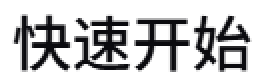
#> input picture assets/doubao.bmp, 129 x 42 px (shown 2 times larger)
$ python -i coord_template_capture.py   (imports and definitions only)
#> lines starting #> are read from the running program, lines starting #| are printed output that depends on the picture; after the words box and inside, x2 and y2 are one past the last pixel; in counts of white or black regions, pixels touching at a corner belong together
"""
传奇私服坐标数字模板截取工具

核心改进：利用V通道（亮度）投影分割字符，而不是等宽分割。
- V>130 高亮度像素用于找字符边界（文字核心+亮描边）
- V>80 提取完整字符形状（包含彩色描边暗部）
- 形态学闭运算连接断裂像素

用法：
  python coord_template_capture.py --x 100 --y 200 --width 80 --height 20 --label "340:334"
"""

import argparse
import sys
from pathlib import Path

ROOT_DIR = Path(__file__).resolve().parent.parent
TEMPLATE_DIR = ROOT_DIR / "assets" / "coord_templates"


# [4 lines left out: function capture_region, not called in this run]


def preprocess_and_split(image):
    """Preprocess screenshot and split into individual character segments.

    Algorithm (robust for colored-glow game font):
    1. Use HSV V channel; bright core pixels (V>=150) mark text.
    2. Find text rows (exclude full-bright border rows and empty bg rows).
    3. Project bright pixels WITHIN text rows; split at zero columns.
    4. Crop grayscale V channel per character for template/matching.

    Returns (char_crops, debug_mask, text_row_range).
    """
    import cv2
    import numpy as np

    arr = np.array(image)
    if arr.ndim == 3:
        bgr = cv2.cvtColor(arr, cv2.COLOR_RGB2BGR)
#> bgr is the input picture: shape (42, 129, 3); mean B, G, R 198.4, 197.5, 197.5
        hsv = cv2.cvtColor(bgr, cv2.COLOR_BGR2HSV)
#> hsv: shape (42, 129, 3); mean H, S, V 36.8, 11, 198.4
    else:
        gray = arr
        hsv = cv2.cvtColor(cv2.cvtColor(gray, cv2.COLOR_GRAY2BGR), cv2.COLOR_BGR2HSV)

    v = hsv[:, :, 2]
    h_img, w_img = v.shape
#> h_img = 42; w_img = 129

    bright = (v >= 150).astype(np.uint8)
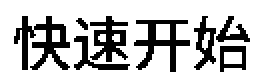
#> bright: shape (42, 129) (shown 2 times larger); values 0 (black) and 1 (white), 75.8% white; 8 black regions (1 under 20 px), largest, box (x1, y1, x2, y2) and area: (7, 8, 35, 35) 343, (67, 10, 95, 36) 273, (45, 8, 64, 31) 223

    # Text rows: rows with a moderate number of bright pixels
    # (border rows are nearly all-bright; background rows are nearly empty)
    row_proj = np.sum(bright, axis=1)
#> row_proj = 42 values, max 129 at index 0, min 52 at index 21, mean 97.81
    text_rows = [y for y in range(h_img) if 3 <= row_proj[y] <= w_img * 0.6]
#> text_rows = [11, 12, 14, 15, 18, 19, 20, 21, 22, 23, 32, 33]
    if not text_rows:
        return [], bright, (0, h_img)
    y1 = max(0, min(text_rows) - 1)
#> y1 = 10
    y2 = min(h_img, max(text_rows) + 2)
#> y2 = 35

    # Column projection within text rows
    col_proj = np.sum(bright[y1:y2, :], axis=0)
#> col_proj = 129 values, max 25 at index 0, min 0 at index 11, mean 15.12

    # Split at zero columns (any gap separates characters)
    char_regions = []
    in_char = False
    for x in range(w_img):
        if col_proj[x] >= 1:
            if not in_char:
                in_char = True
                char_start = x
        else:
            if in_char:
                char_regions.append((char_start, x))
                in_char = False
#> after the loop, char_regions = [(0, 11), (14, 85)]; char_start = 88; in_char = True
    if in_char:
        char_regions.append((char_start, w_img))

    # Drop noise segments narrower than 2px
    char_regions = [(a, b) for a, b in char_regions if b - a >= 2]
#> char_regions = [(0, 11), (14, 85), (88, 129)]

    # Secondary split: touching characters (no zero column between them)
    # produce over-wide segments; split them at the projection valley.
    char_regions = split_wide_segments(char_regions, col_proj)

    # Grayscale V crops (NOT binarized) for robust matching
    char_crops = [v[y1:y2, a:b] for a, b in char_regions]

    return char_crops, bright, (y1, y2)


def split_wide_segments(char_regions, col_proj, max_ratio=1.6):
    """Split segments that are much wider than the median character width."""
#> called with col_proj = array of shape (129,), max_ratio = 1.6
    widths = sorted(b - a for a, b in char_regions if b - a >= 3)
#> widths = [11, 41, 71]
    if not widths:
        return char_regions
    median = widths[len(widths) // 2]
#> median = 41

    def split_one(a, b):
        w = b - a
        if w <= max_ratio * median:
            return [(a, b)]
        lo, hi = a + w // 4, b - w // 4
        if hi <= lo:
            return [(a, b)]
        min_val = min(col_proj[x] for x in range(lo, hi + 1))
        if min_val > 3:  # no clear valley -> likely a single wide glyph
            return [(a, b)]
        valley = [x for x in range(lo, hi + 1) if col_proj[x] == min_val]
        mid = valley[len(valley) // 2]
        left = split_one(a, mid)
        right = split_one(mid, b)
        return [p for p in left + right if p[1] - p[0] >= 2]

    out = []
    for a, b in char_regions:
        out.extend(split_one(a, b))
#> this loop made 3 passes
#> (a, b) on passes 1, 3: (0, 11), (88, 129)
#> (a, b) on pass 2: (14, 85)
#> after the loop, out = [(0, 11), (14, 54), (54, 85), (88, 129)]
    return out


# [87 lines left out: functions auto_capture, manual_capture, main, not called in this run]


# [2 lines not run here, left out]

>>> import cv2
>>> picture = cv2.cvtColor(cv2.imread('../assets/doubao.bmp'), cv2.COLOR_BGR2RGB)
>>> result = preprocess_and_split(picture)
#> in preprocess_and_split, `char_crops = [v[y1:y2, a:b] for a, b in char_regions]`: char_crops = 4 items
